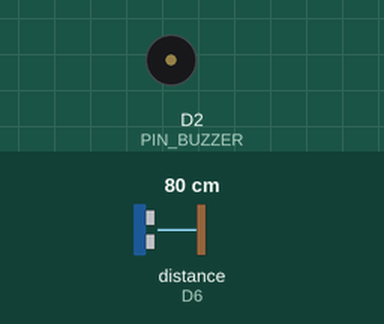
Recording of a sketch running on a simulated ESP8266 (NodeMCU). Parts: buzzer (waves = sounding, pin HIGH). Wiring (inferred from the names in the program): ultrasonic range finder: trigger D5; echo D6. Inputs (shaded band) come from the test bench; at power-on: distance to the obstacle (sensor on D6) 80 cm. The echo pulse lasts 58.3 µs per cm; WiFi joins after 1.5 s; servers stay silent unless stated; uploads are accepted with an empty reply; pins used as bus, display or sensor lines are not drawn; what the sketch prints to the serial monitor is not drawn.

Above: at 4.0 s.
4.1 s: distance to the obstacle (sensor on D6) set to 2 cm
At 5.4 s:
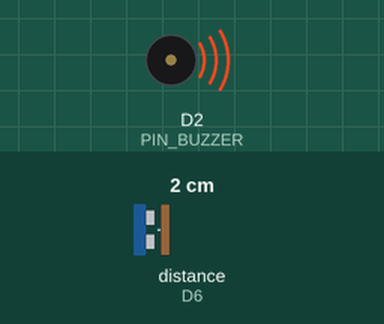
7.1 s: distance to the obstacle (sensor on D6) set to 4 cm
Timing chart, 0 to 10.1 s (numbered marks = the images above; inputs shaded):
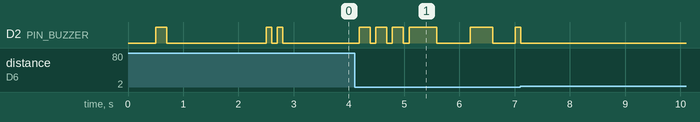

Measured:
- after the input at 4.1 s, D2 (PIN_BUZZER): goes 3 × (HIGH 0.20 s, LOW 0.10 s), HIGH 0.51 s, LOW 0.60 s, HIGH 0.40 s, LOW 0.40 s, then HIGH, starting after 0.09 s

The sketch:

smartdrain_esp8266_node2.ino
```cpp
/**
 * SmartDrain ESP8266 Firmware — NodeMCU 2 (DRAIN_002)
 * =====================================================
 * Hardware: ESP8266 NodeMCU
 * Sensors on this board:
 *   - US-100 ultrasonic (trigger/echo mode)  → D5 (TRIG), D6 (ECHO)
 *   - Buzzer (local alert)                   → D2
 *
 * NOT present on this board:
 *   - Rain sensor    (connected to NodeMCU 1 / DRAIN_001)
 *   - Flow sensor    (connected to NodeMCU 1 / DRAIN_001)
 *
 * This sketch sends telemetry with device_id = "DRAIN_002".
 * The rain and flow fields are omitted from the payload.
 * The SmartDrain backend risk engine assesses risk on water level
 * and rise rate only for this device.
 *
 * Pin mapping (NodeMCU):
 *   D2 = GPIO4   D5 = GPIO14   D6 = GPIO12
 *
 * Configuration: Edit the CONFIG section below.
 * Do NOT change GPIO assignments without updating physical wiring.
 */

#include <Arduino.h>
#include <ESP8266WiFi.h>
#include <ESP8266HTTPClient.h>
#include <WiFiClient.h>

// ═══════════════════════════════════════════════════════════════════════════
// USER CONFIGURATION — Edit these values
// ═══════════════════════════════════════════════════════════════════════════

// Wi-Fi credentials (same network as NodeMCU 1 and the backend laptop)
const char* WIFI_SSID     = "YOUR_WIFI_SSID";
const char* WIFI_PASSWORD = "YOUR_WIFI_PASSWORD";

// Backend API — same host/port as NodeMCU 1
const char* BACKEND_HOST  = "192.168.1.100";  // LAN IP of the backend laptop
const int   BACKEND_PORT  = 3001;

// Device ID — must match ALLOWED_DEVICES in backend .env and the DB seed
const char* DEVICE_ID     = "DRAIN_002";

// Drain physical parameters for this location
const float DRAIN_DEPTH_CM     = 15.0;   // Actual depth of this miniature drain
const float CRITICAL_LEVEL_PCT = 80.0;   // Local buzzer triggers at this %

// Telemetry send interval (milliseconds)
const unsigned long SEND_INTERVAL_MS = 3000;

// Wi-Fi retry interval
const unsigned long WIFI_RETRY_MS    = 10000;

// ═══════════════════════════════════════════════════════════════════════════
// PIN ASSIGNMENTS — Do NOT change without updating hardware
// ═══════════════════════════════════════════════════════════════════════════
#define PIN_US100_TRIG  D5   // GPIO14
#define PIN_US100_ECHO  D6   // GPIO12
#define PIN_BUZZER      D2   // GPIO4
// D1 (flow sensor) is intentionally NOT defined — not connected on this board.

// ═══════════════════════════════════════════════════════════════════════════
// STATE
// ═══════════════════════════════════════════════════════════════════════════
unsigned long lastSendTime  = 0;
unsigned long lastWifiRetry = 0;
bool wifiConnected          = false;
bool localAlertActive       = false;

// ═══════════════════════════════════════════════════════════════════════════
// US-100 — Trigger/Echo distance measurement
// Returns distance in cm, or -1.0 on timeout/error
// ═══════════════════════════════════════════════════════════════════════════
float measureDistanceCm() {
  digitalWrite(PIN_US100_TRIG, LOW);
  delayMicroseconds(4);

  digitalWrite(PIN_US100_TRIG, HIGH);
  delayMicroseconds(10);
  digitalWrite(PIN_US100_TRIG, LOW);

  long duration = pulseIn(PIN_US100_ECHO, HIGH, 30000UL);

  if (duration == 0) return -1.0;

  float distanceCm = (duration / 2.0) / 29.1;

  if (distanceCm < 2.0 || distanceCm > 400.0) return -1.0;

  return distanceCm;
}

// ═══════════════════════════════════════════════════════════════════════════
// Local risk assessment (simplified, for offline buzzer operation)
// ═══════════════════════════════════════════════════════════════════════════
bool isHighRiskLocally(float distanceCm) {
  if (distanceCm < 0) return false;

  float waterLevelCm      = DRAIN_DEPTH_CM - distanceCm;
  float waterLevelPercent = (waterLevelCm / DRAIN_DEPTH_CM) * 100.0;

  return waterLevelPercent >= CRITICAL_LEVEL_PCT;
}

// ═══════════════════════════════════════════════════════════════════════════
// Buzzer control
// ═══════════════════════════════════════════════════════════════════════════
void setBuzzer(bool on) {
  digitalWrite(PIN_BUZZER, on ? HIGH : LOW);
}

void beepPattern(int times, int onMs, int offMs) {
  for (int i = 0; i < times; i++) {
    setBuzzer(true);
    delay(onMs);
    setBuzzer(false);
    if (i < times - 1) delay(offMs);
  }
}

// ═══════════════════════════════════════════════════════════════════════════
// Wi-Fi connection
// ═══════════════════════════════════════════════════════════════════════════
void connectWifi() {
  Serial.printf("[WiFi] Connecting to %s", WIFI_SSID);
  WiFi.begin(WIFI_SSID, WIFI_PASSWORD);
  unsigned long start = millis();
  while (WiFi.status() != WL_CONNECTED && millis() - start < 10000) {
    delay(250);
    Serial.print(".");
  }
  if (WiFi.status() == WL_CONNECTED) {
    wifiConnected = true;
    Serial.printf("\n[WiFi] Connected! IP: %s\n", WiFi.localIP().toString().c_str());
    beepPattern(2, 100, 100);
  } else {
    wifiConnected = false;
    Serial.println("\n[WiFi] Connection failed — local monitoring mode");
  }
}

// ═══════════════════════════════════════════════════════════════════════════
// Send telemetry to backend
// Only water_distance_cm is sent — no rain_value or flow_rate_lpm fields.
// ═══════════════════════════════════════════════════════════════════════════
bool sendTelemetry(float distanceCm) {
  if (WiFi.status() != WL_CONNECTED) return false;

  WiFiClient client;
  HTTPClient http;

  String url = String("http://") + BACKEND_HOST + ":" + BACKEND_PORT + "/api/telemetry";

  // Build JSON payload — rain and flow are intentionally excluded.
  // The backend processTelemetry() handles null rain_value and null flow_rate_lpm gracefully.
  String payload = "{";
  payload += "\"device_id\":\"" + String(DEVICE_ID) + "\",";

  if (distanceCm > 0) {
    payload += "\"water_distance_cm\":" + String(distanceCm, 2) + ",";
  } else {
    payload += "\"water_distance_cm\":null,";
  }

  payload += "\"wifi_status\":\"ONLINE\"";
  payload += "}";

  http.begin(client, url);
  http.addHeader("Content-Type", "application/json");
  http.setTimeout(5000);

  int httpCode = http.POST(payload);

  if (httpCode == 200 || httpCode == 201) {
    Serial.printf("[HTTP] Telemetry sent OK (HTTP %d)\n", httpCode);
    http.end();
    return true;
  } else {
    Serial.printf("[HTTP] Send failed (HTTP %d)\n", httpCode);
    http.end();
    return false;
  }
}

// ═══════════════════════════════════════════════════════════════════════════
// SETUP
// ═══════════════════════════════════════════════════════════════════════════
void setup() {
  Serial.begin(115200);
  delay(500);
  Serial.println("\n\n🚰 SmartDrain Firmware — NodeMCU 2 (DRAIN_002) starting...");

  pinMode(PIN_US100_TRIG, OUTPUT);
  pinMode(PIN_US100_ECHO, INPUT);
  pinMode(PIN_BUZZER,     OUTPUT);
  // D1 (flow sensor ISR) intentionally not configured — sensor absent on this board.

  setBuzzer(false);

  beepPattern(1, 200, 0);
  delay(300);

  connectWifi();

  lastSendTime  = millis();
  lastWifiRetry = millis();

  Serial.printf("[Config] Device: %s | Drain depth: %.1f cm | Critical: %.0f%%\n",
                DEVICE_ID, DRAIN_DEPTH_CM, CRITICAL_LEVEL_PCT);
  Serial.println("[Config] Sensors: US-100 ultrasonic only. Rain/flow sensors on DRAIN_001.");
}

// ═══════════════════════════════════════════════════════════════════════════
// LOOP
// ═══════════════════════════════════════════════════════════════════════════
void loop() {
  unsigned long now = millis();

  // ── Wi-Fi retry (non-blocking) ─────────────────────────────────────────
  if (!wifiConnected && (now - lastWifiRetry >= WIFI_RETRY_MS)) {
    lastWifiRetry = now;
    Serial.println("[WiFi] Retrying connection...");
    connectWifi();
  }

  // ── Read ultrasonic sensor ─────────────────────────────────────────────
  float distanceCm = measureDistanceCm();

  float waterLevelCm  = (distanceCm > 0) ? max(0.0f, DRAIN_DEPTH_CM - distanceCm) : -1;
  float levelPct      = (waterLevelCm >= 0) ? (waterLevelCm / DRAIN_DEPTH_CM) * 100.0f : -1;

  Serial.printf("[Sensor] Dist: %.2f cm | Level: %.1f%% | WiFi: %s\n",
                distanceCm, levelPct,
                wifiConnected ? "ONLINE" : "OFFLINE");

  // ── Local risk + buzzer ────────────────────────────────────────────────
  bool highRisk = isHighRiskLocally(distanceCm);
  if (highRisk && !localAlertActive) {
    localAlertActive = true;
    Serial.println("[ALERT] HIGH RISK — Activating local buzzer!");
    beepPattern(3, 200, 100);
  } else if (!highRisk && localAlertActive) {
    localAlertActive = false;
    setBuzzer(false);
    Serial.println("[ALERT] Risk cleared — buzzer off");
  }

  if (localAlertActive) {
    setBuzzer((millis() / 500) % 2 == 0);
  }

  // ── Send telemetry ─────────────────────────────────────────────────────
  if (now - lastSendTime >= SEND_INTERVAL_MS) {
    lastSendTime = now;
    bool sent = sendTelemetry(distanceCm);
    if (!sent) {
      Serial.println("[HTTP] Failed to send — continuing local monitoring");
    }
  }

  delay(100);
}
```
